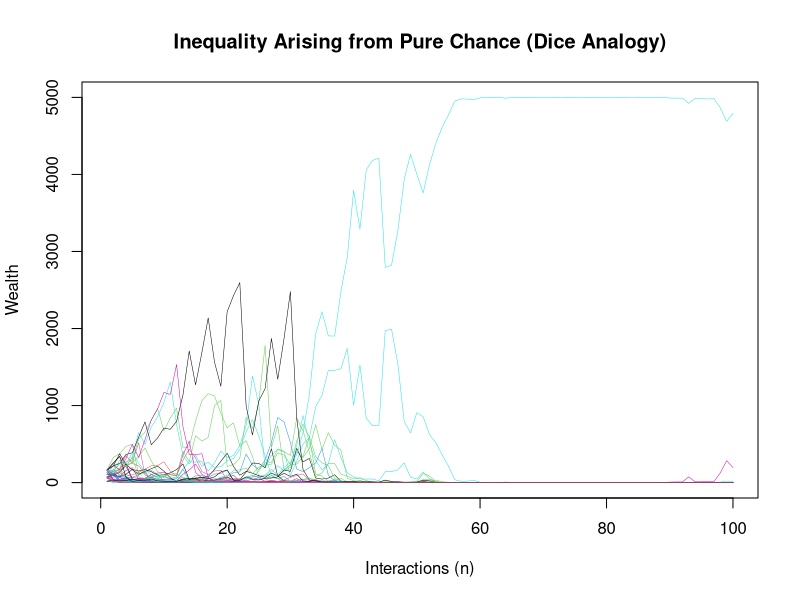

The R script that drew this image:


  
  # define parameters
  players <- 50
  interactions<-100
  
  # make intial distribution
  x <- matrix(rep(interactions,players),nrow = players)
  
  # assign dice "multipliers" 
  dice <-c(-0.8,-0.4,-0.2,0.2,0.4,0.8)
  
  # define game function
  times <- function(x) {
    
    beg <- sum(x) # total in beginning
    int <- x*(1+sample(dice,players,replace = TRUE)) # draw outcomes
    newTot <- sum(int) # sum of new balance
    
    fac <- (newTot-beg)/newTot # calculate factor
    duty <- int-(fac*int) # apply to keep total amount constant
    
    #assign("x",duty)
    
    #return(c(int,beg,sum(int),fac,duty,sum(duty)))
    
    return(duty) # return new distribution to players
  }
  
  # create holder of results
  holder <- matrix(ncol=interactions,nrow=players)
  
  # iterate through main loop
  
  i=1
  for (i in i:ncol(holder)) {
    
    res<-apply(x, MARGIN = 2,FUN = times)
    
    holder[,i] <-res
    
    x<-res # reassign x to latest outcome
    
  }  

  
matplot(t(holder),type = "l",
        main="Inequality Arising from Pure Chance (Dice Analogy)",
        xlab = "Interactions (n)",
        ylab="Wealth",lty = 1,lwd = 0.5)

# single run
oneTime<-apply(x,MARGIN = 2,FUN = times)

